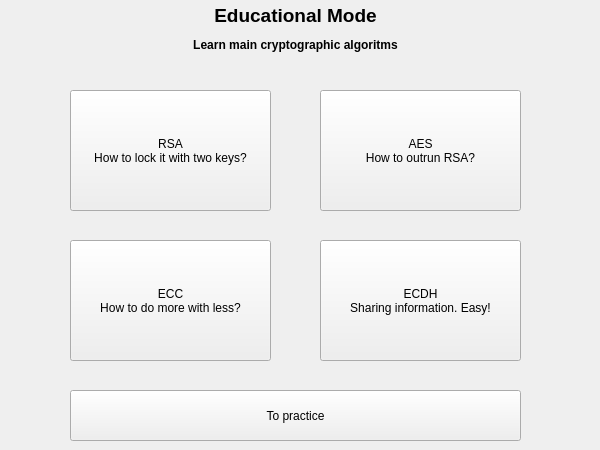
      <widget class="QWidget" name="pg_emn">
       <widget class="QPushButton" name="btn_emn_rsa">
        <property name="geometry">
         <rect>
          <x>70</x>
          <y>90</y>
          <width>201</width>
          <height>121</height>
         </rect>
        </property>
        <property name="text">
         <string>RSA
How to lock it with two keys?</string>
        </property>
       </widget>
       <widget class="QLabel" name="lbl_emn_title">
        <property name="geometry">
         <rect>
          <x>0</x>
          <y>0</y>
          <width>591</width>
          <height>31</height>
         </rect>
        </property>
        <property name="text">
         <string>&lt;html&gt;&lt;head/&gt;&lt;body&gt;&lt;p&gt;&lt;span style=&quot; font-size:14pt; font-weight:600;&quot;&gt;Educational Mode&lt;/span&gt;&lt;/p&gt;&lt;/body&gt;&lt;/html&gt;</string>
        </property>
        <property name="alignment">
         <set>Qt::AlignCenter</set>
        </property>
       </widget>
       <widget class="QLabel" name="lbl_emn_hi">
        <property name="geometry">
         <rect>
          <x>0</x>
          <y>30</y>
          <width>591</width>
          <height>31</height>
         </rect>
        </property>
        <property name="text">
         <string>&lt;html&gt;&lt;head/&gt;&lt;body&gt;&lt;p&gt;&lt;span style=&quot; font-size:9pt; font-weight:600;&quot;&gt;Learn main cryptographic algoritms&lt;/span&gt;&lt;/p&gt;&lt;/body&gt;&lt;/html&gt;</string>
        </property>
        <property name="alignment">
         <set>Qt::AlignCenter</set>
        </property>
       </widget>
       <widget class="QPushButton" name="btn_emn_aes">
        <property name="geometry">
         <rect>
          <x>320</x>
          <y>90</y>
          <width>201</width>
          <height>121</height>
         </rect>
        </property>
        <property name="text">
         <string>AES
How to outrun RSA?</string>
        </property>
       </widget>
       <widget class="QPushButton" name="btn_emn_ecc">
        <property name="geometry">
         <rect>
          <x>70</x>
          <y>240</y>
          <width>201</width>
          <height>121</height>
         </rect>
        </property>
        <property name="text">
         <string>ECC
How to do more with less?</string>
        </property>
       </widget>
       <widget class="QPushButton" name="btn_emn_ecdh">
        <property name="geometry">
         <rect>
          <x>320</x>
          <y>240</y>
          <width>201</width>
          <height>121</height>
         </rect>
        </property>
        <property name="text">
         <string>ECDH
Sharing information. Easy!</string>
        </property>
       </widget>
       <widget class="QPushButton" name="btn_emn_pr">
        <property name="geometry">
         <rect>
          <x>70</x>
          <y>390</y>
          <width>451</width>
          <height>51</height>
         </rect>
        </property>
        <property name="text">
         <string>To practice</string>
        </property>
       </widget>
      </widget>
